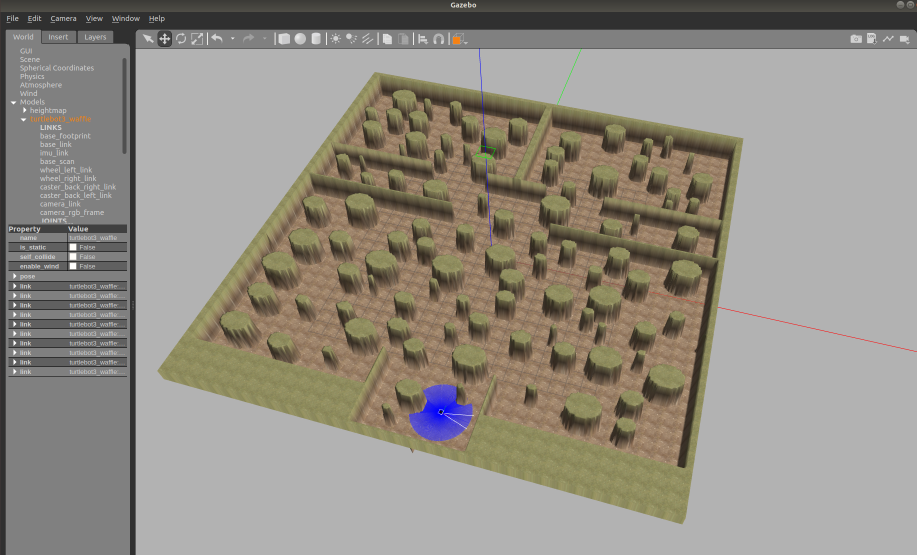
#> input picture husky_sim/src/map_creator_script/nav2_random_map_generator/doc/img/gazebo.png, 1834 x 1110 px (shown at 1/2 size)
$ python -i random_map_generator.py   (imports and definitions only)   (older library calls are emulated)
#> lines starting #> are read from the running program, lines starting #| are printed output that depends on the picture
#> further down, picture is the input picture: shape (1110, 1834, 3); mean B, G, R 131.9, 140.9, 145.8
import signal
from shapely import affinity
import argparse
import cv2
import numpy as np
import math
from pcg_gazebo.simulation.world import ModelGroup
from pcg_gazebo.parsers.sdf import create_sdf_element
# import shutil
from os import listdir, mkdir
import xml.etree.ElementTree as gfg
import subprocess
import os
from pcg_gazebo.generators.creators import extrude
from pcg_gazebo.generators.shapes import random_points_to_triangulation
# from pcg_gazebo.visualization import plot_shapely_geometry, plot_mesh
from pcg_gazebo.generators import WorldGenerator
from pcg_gazebo.utils import generate_random_string
from numpy import random
from math import pi as PI
from shapely.geometry import Polygon, LineString, Point
from numpy import random
from math import pi as PI
from pcg_gazebo.generators.creators import extrude
from pcg_gazebo.generators.creators import box_factory


VERSION = "1.0"
SDF_VERSION = "1.6"
CONFIG_EMAIL = "onur.demir2@std.yildiz.edu.tr"
CONFIG_AUTHOR_NAME = "Onur Demir"

SINGLE_ROOM_ARG_COUNT = 3

WALL_THICKNESS = 0.15
WALL_HEIGHT = 2

HUSKY_SIZE_X = 1.2#0.98740000
HUSKY_SIZE_Y = 1#0.57090000

stat_sign_factor = 1.5#1.645

RAND_MAP_CMD = "random-map"

parser = argparse.ArgumentParser(description='Process some integers.')
# parser.add_argument('integers', metavar='N', type=int, nargs='+',
#                     help='an integer for the accumulator')
# parser.add_argument('--sum', dest='accumulate', action='store_const',
#                     const=sum, default=max,
#                     help='sum the integers (default: find the max)')


lastWallSequence = None # static variable of lastWallSequence function
world_gen = None

# [22 lines not run here, left out]

class HoughBundler:
    def __init__(self,min_distance=5,min_angle=2):
        self.min_distance = min_distance
        self.min_angle = min_angle

    def get_orientation(self, line):
        orientation = math.atan2(abs((line[3] - line[1])), abs((line[2] - line[0])))
        return math.degrees(orientation)

    # [108 lines left out: functions check_is_line_different, distance_point_to_line, get_distance, merge_lines_into_groups, merge_line_segments, process_lines, not called in this run]


def raise_(ex):
    raise ex


# [4 lines left out: function readImage, not called in this run]

def detectHoughLines(image, threshold=5, minLineLength = 5, maxLineGap=5 , rho=1):

    # [9 lines of commented-out code are left out]
    edgesY = cv2.Sobel(image, ddepth=cv2.CV_64F, dx=0, dy=1, ksize=5)
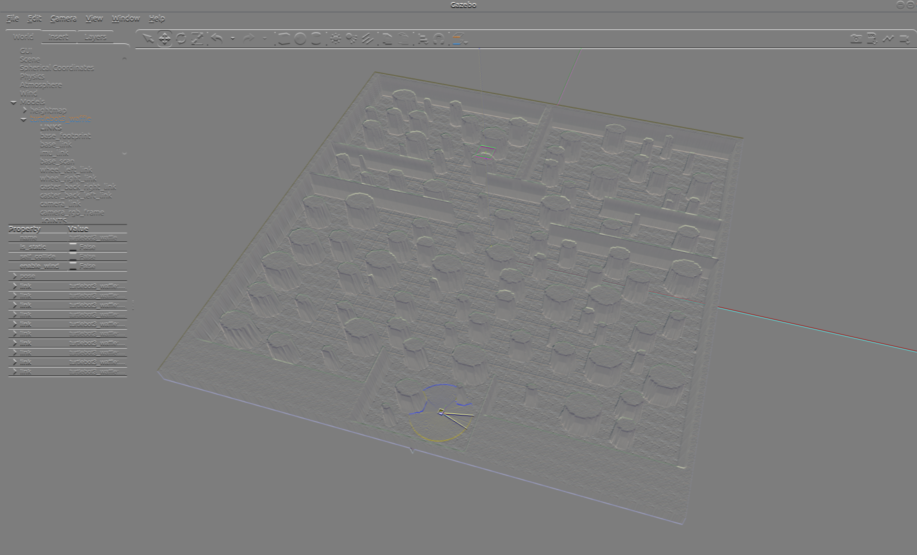
#> edgesY: shape (1110, 1834, 3) float64 (shown at 1/2 size); mean B, G, R 13.3, 12.8, 12.7; drawn with min black and max white
    edgesX = cv2.Sobel(image, ddepth=cv2.CV_64F, dx=1, dy=0, ksize=5)
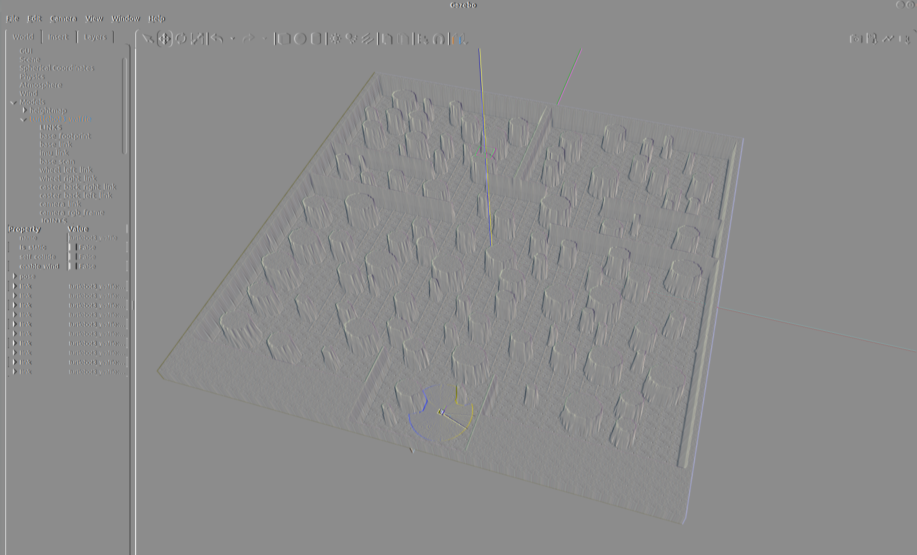
#> edgesX: shape (1110, 1834, 3) float64 (shown at 1/2 size); mean B, G, R 8.2, 8.2, 7.9; drawn with min black and max white
    logical_x = np.logical_or(edgesX<0 , edgesX >0)
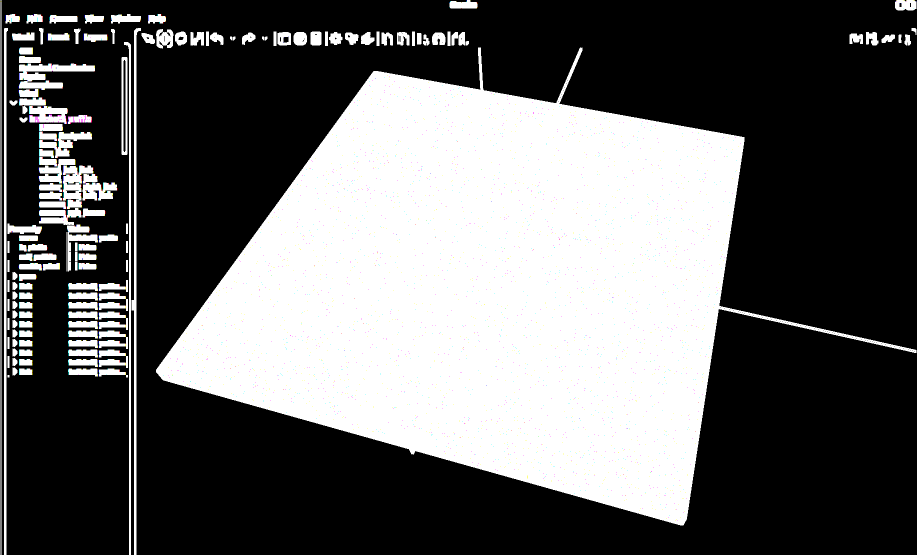
#> logical_x: shape (1110, 1834, 3) bool (shown at 1/2 size); mean B, G, R 0.385, 0.385, 0.385
    logical_y = np.logical_or(edgesY<0 , edgesY >0)
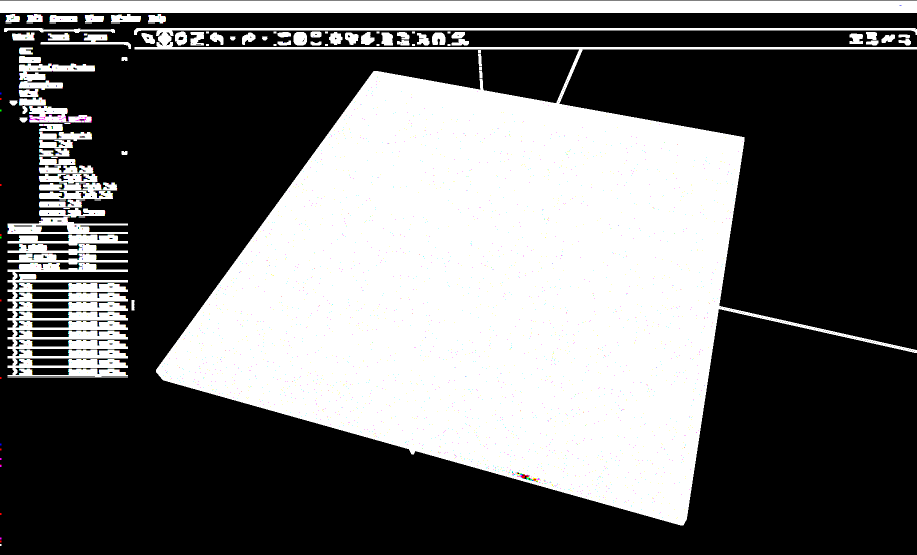
#> logical_y: shape (1110, 1834, 3) bool (shown at 1/2 size); mean B, G, R 0.413, 0.413, 0.413
    edges = np.logical_or(logical_x, logical_y)
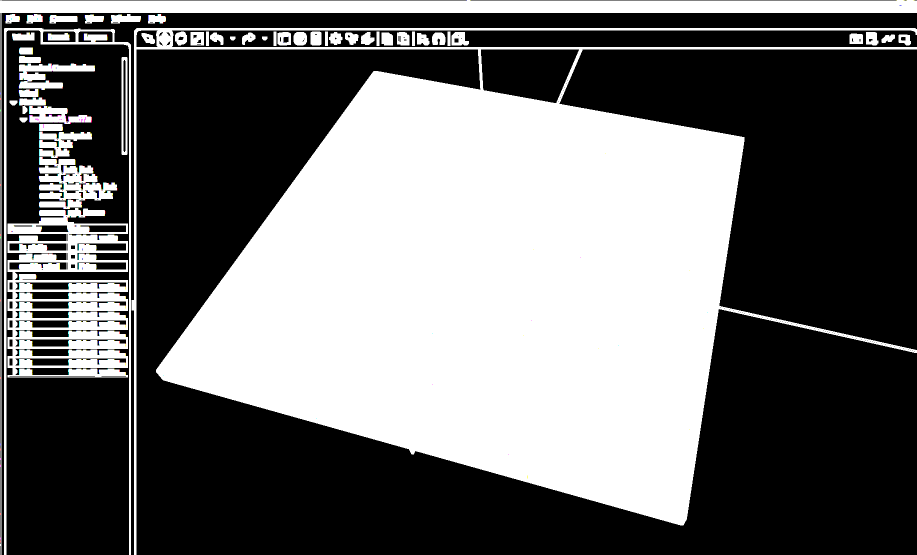
#> edges: shape (1110, 1834, 3) bool (shown at 1/2 size); mean B, G, R 0.425, 0.425, 0.425

    edges = np.uint8(edges)
    edges = edges * 255
    # Again we use the same rho and theta accuracies
    # However, we specific a minimum vote (pts along line) of 100
    # and Min line length of 3 pixels and max gap between lines of 25 pixels
#> (the run stopped early here; a loop or call above may not have finished)
